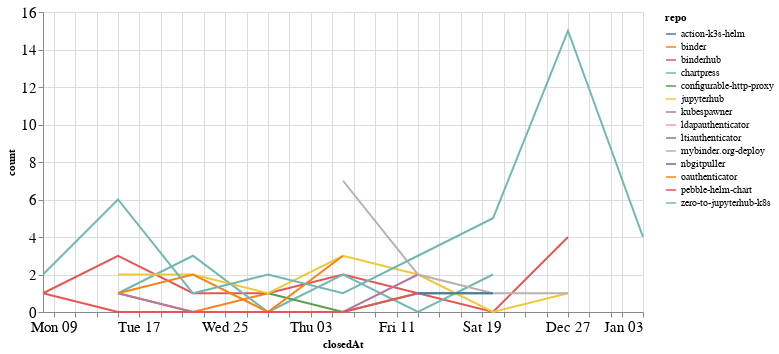

The code cell stored with this chart in its notebook:
### Code cell
closed_by_time = closed_by.groupby('repo').resample('W', on='closedAt').count()['author'].reset_index()
closed_by_time = closed_by_time.rename(columns={'author': 'count'})

alt.Chart(closed_by_time, width=600).mark_line().encode(
    x='closedAt',
    y='count',
    color='repo',
    tooltip="repo"
)

### Figure 1 — Vega-Lite specification as saved in the notebook (floating-point values rounded to 4 significant figures)
{"config": {"axisLeft": {"labelFontSize": 15}, "axisBottom": {"labelFontSize": 15}}, "data": {"name": "data-8301f6dda760425ef3e184fecbc49aca"}, "mark": "line", "encoding": {"color": {"type": "nominal", "field": "repo"}, "tooltip": {"type": "nominal", "field": "repo"}, "x": {"type": "temporal", "field": "closedAt"}, "y": {"type": "quantitative", "field": "count"}}, "width": 600, "$schema": "https://vega.github.io/schema/vega-lite/v4.8.1.json", "datasets": {"data-8301f6dda760425ef3e184fecbc49aca": [{"repo": "action-k3s-helm", "closedAt": "2021-01-03T00:00:00", "count": 4}, {"repo": "binder", "closedAt": "2020-11-15T00:00:00", "count": 1}, {"repo": "binder", "closedAt": "2020-11-22T00:00:00", "count": 0}, {"repo": "binder", "closedAt": "2020-11-29T00:00:00", "count": 1}, {"repo": "binderhub", "closedAt": "2020-11-08T00:00:00", "count": 1}, {"repo": "binderhub", "closedAt": "2020-11-15T00:00:00", "count": 3}, {"repo": "binderhub", "closedAt": "2020-11-22T00:00:00", "count": 1}, {"repo": "binderhub", "closedAt": "2020-11-29T00:00:00", "count": 1}, {"repo": "binderhub", "closedAt": "2020-12-06T00:00:00", "count": 2}, {"repo": "binderhub", "closedAt": "2020-12-13T00:00:00", "count": 1}, {"repo": "binderhub", "closedAt": "2020-12-20T00:00:00", "count": 0}, {"repo": "binderhub", "closedAt": "2020-12-27T00:00:00", "count": 4}, {"repo": "chartpress", "closedAt": "2020-11-15T00:00:00", "count": 1}, {"repo": "chartpress", "closedAt": "2020-11-22T00:00:00", "count": 3}, {"repo": "chartpress", "closedAt": "2020-11-29T00:00:00", "count": 0}, {"repo": "chartpress", "closedAt": "2020-12-06T00:00:00", "count": 2}, {"repo": "chartpress", "closedAt": "2020-12-13T00:00:00", "count": 0}, {"repo": "chartpress", "closedAt": "2020-12-20T00:00:00", "count": 2}, {"repo": "configurable-http-proxy", "closedAt": "2020-11-29T00:00:00", "count": 1}, {"repo": "configurable-http-proxy", "closedAt": "2020-12-06T00:00:00", "count": 0}, {"repo": "configurable-http-proxy", "closedAt": "2020-12-13T00:00:00", "count": 1}, {"repo": "configurable-http-proxy", "closedAt": "2020-12-20T00:00:00", "count": 1}, {"repo": "jupyterhub", "closedAt": "2020-11-15T00:00:00", "count": 2}, {"repo": "jupyterhub", "closedAt": "2020-11-22T00:00:00", "count": 2}, {"repo": "jupyterhub", "closedAt": "2020-11-29T00:00:00", "count": 1}, {"repo": "jupyterhub", "closedAt": "2020-12-06T00:00:00", "count": 3}, {"repo": "jupyterhub", "closedAt": "2020-12-13T00:00:00", "count": 2}, {"repo": "jupyterhub", "closedAt": "2020-12-20T00:00:00", "count": 0}, {"repo": "jupyterhub", "closedAt": "2020-12-27T00:00:00", "count": 1}, {"repo": "kubespawner", "closedAt": "2020-11-15T00:00:00", "count": 1}, {"repo": "kubespawner", "closedAt": "2020-11-22T00:00:00", "count": 0}, {"repo": "kubespawner", "closedAt": "2020-11-29T00:00:00", "count": 0}, {"repo": "kubespawner", "closedAt": "2020-12-06T00:00:00", "count": 0}, {"repo": "kubespawner", "closedAt": "2020-12-13T00:00:00", "count": 2}, {"repo": "ldapauthenticator", "closedAt": "2020-12-13T00:00:00", "count": 1}, {"repo": "ltiauthenticator", "closedAt": "2020-12-06T00:00:00", "count": 1}, {"repo": "mybinder.org-deploy", "closedAt": "2020-12-06T00:00:00", "count": 7}, {"repo": "mybinder.org-deploy", "closedAt": "2020-12-13T00:00:00", "count": 2}, {"repo": "mybinder.org-deploy", "closedAt": "2020-12-20T00:00:00", "count": 1}, {"repo": "mybinder.org-deploy", "closedAt": "2020-12-27T00:00:00", "count": 1}, {"repo": "nbgitpuller", "closedAt": "2020-12-13T00:00:00", "count": 1}, {"repo": "nbgitpuller", "closedAt": "2020-12-20T00:00:00", "count": 1}, {"repo": "oauthenticator", "closedAt": "2020-11-15T00:00:00", "count": 1}, {"repo": "oauthenticator", "closedAt": "2020-11-22T00:00:00", "count": 2}, {"repo": "oauthenticator", "closedAt": "2020-11-29T00:00:00", "count": 0}, {"repo": "oauthenticator", "closedAt": "2020-12-06T00:00:00", "count": 3}, {"repo": "pebble-helm-chart", "closedAt": "2020-11-08T00:00:00", "count": 1}, {"repo": "pebble-helm-chart", "closedAt": "2020-11-15T00:00:00", "count": 0}, {"repo": "pebble-helm-chart", "closedAt": "2020-11-22T00:00:00", "count": 0}, {"repo": "pebble-helm-chart", "closedAt": "2020-11-29T00:00:00", "count": 0}, {"repo": "pebble-helm-chart", "closedAt": "2020-12-06T00:00:00", "count": 0}, {"repo": "pebble-helm-chart", "closedAt": "2020-12-13T00:00:00", "count": 1}, {"repo": "zero-to-jupyterhub-k8s", "closedAt": "2020-11-08T00:00:00", "count": 2}, {"repo": "zero-to-jupyterhub-k8s", "closedAt": "2020-11-15T00:00:00", "count": 6}, {"repo": "zero-to-jupyterhub-k8s", "closedAt": "2020-11-22T00:00:00", "count": 1}, {"repo": "zero-to-jupyterhub-k8s", "closedAt": "2020-11-29T00:00:00", "count": 2}, {"repo": "zero-to-jupyterhub-k8s", "closedAt": "2020-12-06T00:00:00", "count": 1}, {"repo": "zero-to-jupyterhub-k8s", "closedAt": "2020-12-13T00:00:00", "count": 3}, {"repo": "zero-to-jupyterhub-k8s", "closedAt": "2020-12-20T00:00:00", "count": 5}, {"repo": "zero-to-jupyterhub-k8s", "closedAt": "2020-12-27T00:00:00", "count": 15}, {"repo": "zero-to-jupyterhub-k8s", "closedAt": "2021-01-03T00:00:00", "count": 4}]}}
